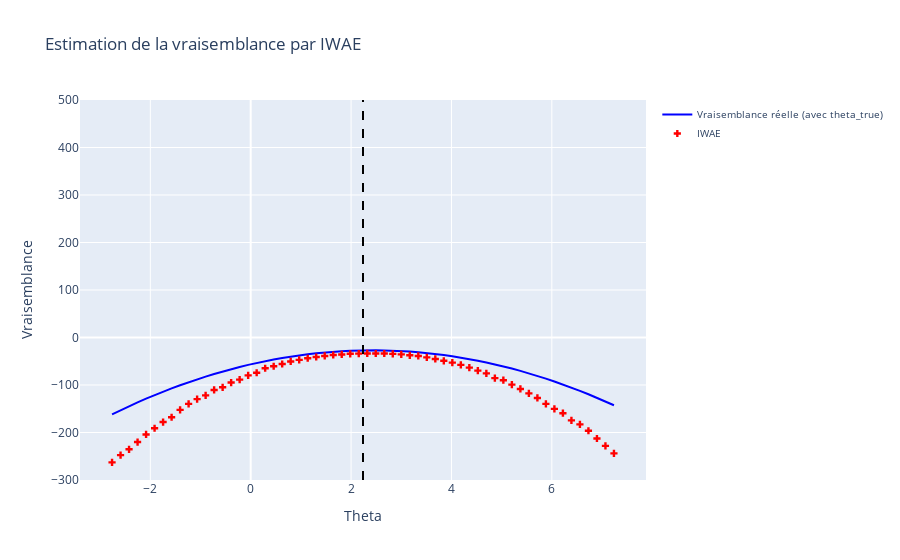

Source (notebook cell):
### Markdown cell above
### <span style="color:orange">  **1.3 L'estimateurs IWAE (Autoencoder Pondéré par l'Importance)**  </span>

Voir l'article séminal sur l'IWAE [ici](https://arxiv.org/pdf/1509.00519.pdf).

L'IWAE utilise cette architecture avec à la fois un **réseau génératif** (paramètre $\boldsymbol{\theta}$) et un **réseau de reconnaissance** (paramètre $\phi$). **La différence est qu'il est entraîné à maximiser une autre borne inférieure** sur $\log p_{\boldsymbol{\theta}}(\boldsymbol{x})$. En particulier, nous utilisons la borne inférieure suivante, correspondant à l'estimation de pondération d'importance à $k$ échantillons de la log-vraisemblance :

\begin{align*}
\ell_{\text{IWAE}}^{(k)}(\boldsymbol{\theta}, \phi) &= \mathbb{E}_{\boldsymbol{z}_1,\dots,\boldsymbol{z}_k \underset{i.i.d}{\sim} q_{\phi}(\boldsymbol{z}|\boldsymbol{x})}\left[\log \frac{1}{k} \sum_{i=1}^{k} \frac{p_{\boldsymbol{\theta}}(\boldsymbol{x}, \boldsymbol{z}_i)}{q_{\phi}(\boldsymbol{z}_i | \boldsymbol{x})}\right ]
\end{align*}

Ici, $\boldsymbol{z}_1, \dots, \boldsymbol{z}_k$ sont échantillonnés indépendamment du modèle de reconnaissance. Le terme à l'intérieur de la somme correspond aux poids d'importance non normalisés pour la distribution conjointe, que nous noterons $w_i = \frac{p(\boldsymbol{x}, \boldsymbol{z}_i)}{q_{\phi}(\boldsymbol{z}_i | \boldsymbol{x})}$. 

L'optimisation de $\ell_{\text{IWAE}}^{(k)}(\boldsymbol{\theta}, \phi)$ est effectuée conjointement en $\boldsymbol{\theta}$ et $\phi$. 

Il existe deux propriétés de l'IWAE qui nous permettront de le modifier pour produire un estimateur non biaisé :
1. Il est consistant, i.e. lorsque le nombre d'échantillons $k$ augmente, l'espérance de $\ell_{\text{IWAE}}^{(k)}(\boldsymbol{\theta}, \phi)$ converge vers $\log p_{\boldsymbol{\theta}}(\boldsymbol{x})$ : 
$$
\log p_{\boldsymbol{\theta}}(\boldsymbol{x}) = \lim_{k \rightarrow +\infty} \mathbb{E}[\ell_{\text{IWAE}}^{(k)}(\boldsymbol{\theta}, \phi)]
$$

2. Il est également croissant en espérance : 
$$
\mathbb{E}[\ell_{\text{IWAE}}^{(k+1)}(\boldsymbol{\theta}, \phi)] \geq \mathbb{E}[\ell_{\text{IWAE}}^{(k)}(\boldsymbol{\theta}, \phi)]
$$ 

De la même façon que pour les estimateurs précédents, on trace les estimations de l'IWAE sur une plage autour de $\theta^*$

### Code cell
n_simulations = 15 
k_IWAE = 20
r = 0.6

Code.plot_likelihood(r, x, noised_A, noised_b, theta_true,  n_simulations, k_IWAE, "IWAE")

### Figure 1 — Plotly figure (JSON) as saved in the notebook; plotly's stock layout.template omitted (floating-point values rounded to 4 significant figures)
{"data": [{"line": {"color": "blue"}, "mode": "lines", "name": "Vraisemblance réelle (avec theta_true)", "type": "scatter", "x": [-2.763, -2.593, -2.424, -2.254, -2.085, -1.915, -1.746, -1.576, -1.407, -1.237, -1.068, -0.8982, -0.7287, -0.5592, -0.3897, -0.2202, -0.05071, 0.1188, 0.2883, 0.4578, 0.6273, 0.7967, 0.9662, 1.136, 1.305, 1.475, 1.644, 1.814, 1.983, 2.153, 2.322, 2.492, 2.661, 2.831, 3.0, 3.17, 3.339, 3.509, 3.678, 3.848, 4.017, 4.187, 4.356, 4.526, 4.695, 4.865, 5.034, 5.204, 5.373, 5.543, 5.712, 5.881, 6.051, 6.22, 6.39, 6.559, 6.729, 6.898, 7.068, 7.237], "y": [-161.7, -153.0, -144.7, -136.6, -128.8, -121.3, -114.1, -107.1, -100.5, -94.12, -88.05, -82.27, -76.77, -71.56, -66.64, -62.01, -57.66, -53.6, -49.83, -46.35, -43.15, -40.24, -37.62, -35.28, -33.24, -31.47, -30.0, -28.81, -27.92, -27.3, -26.98, -26.94, -27.19, -27.73, -28.56, -29.67, -31.07, -32.75, -34.73, -36.99, -39.54, -42.37, -45.49, -48.9, -52.6, -56.59, -60.86, -65.42, -70.26, -75.4, -80.82, -86.53, -92.52, -98.81, -105.4, -112.2, -119.4, -126.8, -134.5, -142.5]}, {"marker": {"color": "red", "symbol": "cross"}, "mode": "markers", "name": "IWAE", "type": "scatter", "x": [-2.763, -2.593, -2.424, -2.254, -2.085, -1.915, -1.746, -1.576, -1.407, -1.237, -1.068, -0.8982, -0.7287, -0.5592, -0.3897, -0.2202, -0.05071, 0.1188, 0.2883, 0.4578, 0.6273, 0.7967, 0.9662, 1.136, 1.305, 1.475, 1.644, 1.814, 1.983, 2.153, 2.322, 2.492, 2.661, 2.831, 3.0, 3.17, 3.339, 3.509, 3.678, 3.848, 4.017, 4.187, 4.356, 4.526, 4.695, 4.865, 5.034, 5.204, 5.373, 5.543, 5.712, 5.881, 6.051, 6.22, 6.39, 6.559, 6.729, 6.898, 7.068, 7.237], "y": [-263.0, -247.5, -235.4, -220.2, -204.1, -191.1, -178.0, -167.9, -152.4, -139.8, -129.6, -121.8, -110.5, -104.9, -94.86, -88.74, -79.66, -74.16, -64.79, -60.56, -55.75, -50.43, -47.03, -43.68, -41.04, -38.8, -36.84, -35.72, -34.31, -33.94, -33.57, -33.68, -33.66, -34.49, -35.48, -37.52, -38.86, -41.88, -45.16, -49.07, -52.89, -57.56, -63.44, -69.7, -75.58, -85.55, -89.94, -99.19, -108.3, -117.5, -127.2, -139.8, -150.2, -159.3, -174.6, -183.0, -196.3, -212.6, -228.1, -243.9]}], "layout": {"grid": {"columns": 1, "rows": 1}, "legend": {"font": {"size": 10}}, "shapes": [{"line": {"color": "black", "dash": "dash"}, "name": "Theta=2.237424808498814", "type": "line", "x0": 2.237, "x1": 2.237, "y0": -300, "y1": 500}], "showlegend": true, "title": {"text": "Estimation de la vraisemblance par IWAE"}, "xaxis": {"tickfont": {"size": 12}, "title": {"text": "Theta"}}, "yaxis": {"range": [-300, 500], "tickfont": {"size": 12}, "title": {"text": "Vraisemblance"}}}}
